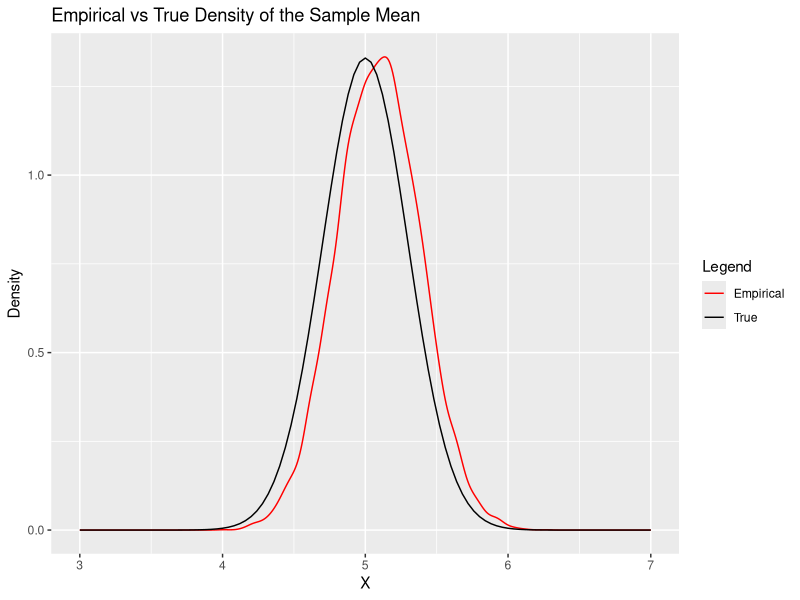

Here is the R script that generated this plot:
## ---- chunk 1
n = 100 #sample size
mu = 5 #mean
sigma = 3 #sd

X = rnorm(n, mu, sigma) 
## ---- chunk 2
B = 10000 #number of bootstrap samples
b_i = numeric(n) #to store each bootstrap sample
xbar_i = numeric(B) #to store the sample means


for (i in 1:length(xbar_i)) {
  b_i = sample(X, size = n, replace = TRUE) #sample n points from X with replacement
  xbar_i[i] = mean(b_i) # take sample mean of bootstrap sample
}
## ---- chunk 3
mu_xbar = mean(xbar_i)
mu_xbar
## ---- chunk 4
sigma_xbar = var(xbar_i)
sigma_xbar
## ---- chunk 5
quantile(xbar_i, c(.025, .975))
## ---- chunk 6
cat(paste0("(",round(mu_xbar-1.96*sqrt(sigma_xbar),6),", ",round(mu_xbar+1.96*sqrt(sigma_xbar),6),")"))
## ---- chunk 7
library(ggplot2)

df = as.data.frame(xbar_i)
colors = c("True" = "black", "Empirical" = "red")

ggplot(df, aes(x =  xbar_i)) +
  stat_density(aes(color = "Empirical"), geom = "line", position = "identity") +
  stat_function(fun = dnorm,
                args = list(mean = mu,
                            sd = sigma/sqrt(n)),
                aes(color = "True")) +
  labs(title = "Empirical vs True Density of the Sample Mean",
       x = "X",
       y = "Density",
       color = "Legend") +
  scale_color_manual(values = colors) +
  xlim(c(3,7))
